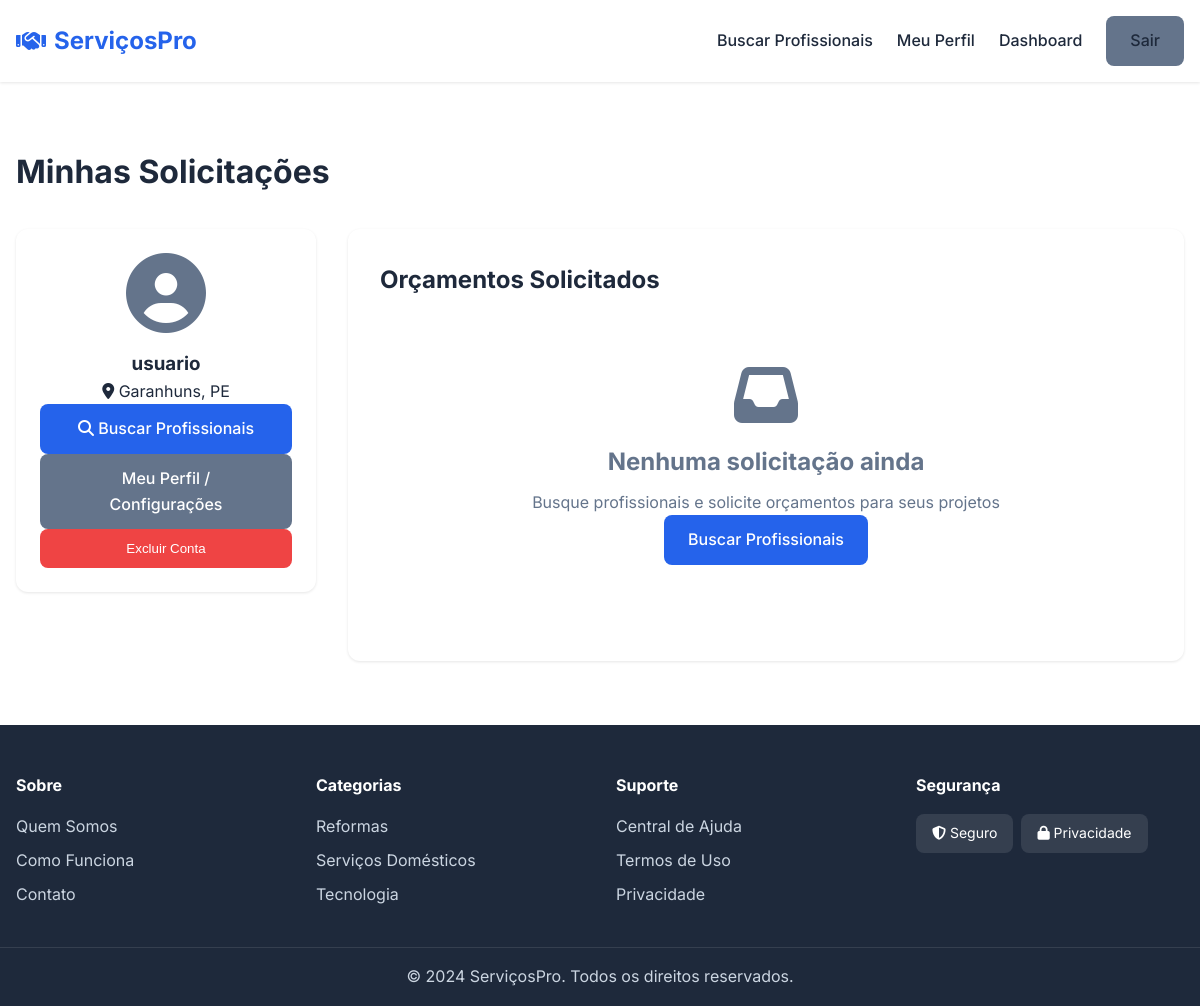
The page /dashboard (signed in) on the database as committed earlier.
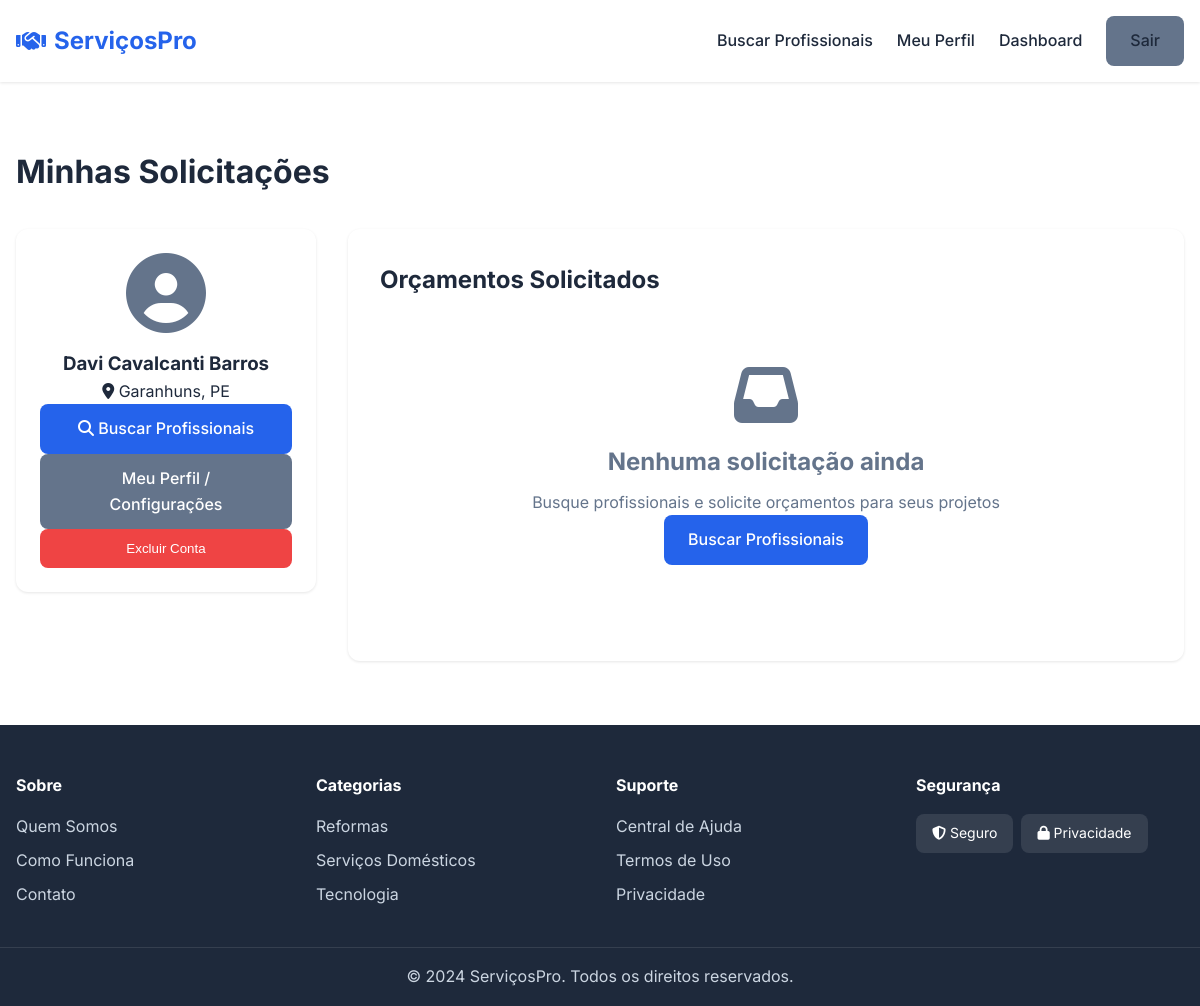
The same page on the database as committed later.
### models.py (models this page shows, shortened)
class User(db.Model, UserMixin):
    __tablename__ = 'users'
    id = db.Column(db.Integer, primary_key=True)
    name = db.Column(db.String(120), nullable=False)
    cpf = db.Column(db.String(14), unique=True, nullable=False)
    email = db.Column(db.String(120), unique=True, nullable=False)
    phone = db.Column(db.String(20))
    password_hash = db.Column(db.String(255), nullable=False)
    user_type = db.Column(db.String(20), default='client')  # client / professional
    cep = db.Column(db.String(9))
    address = db.Column(db.String(200))
    neighborhood = db.Column(db.String(120))
    city = db.Column(db.String(120))
    state = db.Column(db.String(2))
    created_at = db.Column(db.DateTime, default=datetime.utcnow)
    professional_profile = db.relationship(
        "Professional",
        backref="user",
        uselist=False,
        cascade="all, delete-orphan"
    )
    client_requests = db.relationship(
        "ServiceRequest",
        backref="client",
        foreign_keys="ServiceRequest.client_id",
        cascade="all, delete-orphan"
    )
    reviews_given = db.relationship(
        "Review",
        backref="client",
        foreign_keys="Review.client_id",
        cascade="all, delete-orphan"
    )

### app.py (the view)
@app.route('/dashboard')
@login_required
def dashboard():
    if getattr(current_user, 'user_type', None) == 'professional':
        prof = Professional.query.filter_by(user_id=current_user.id).first()
        if not prof:
            return redirect(url_for('complete_professional_profile'))
        requests_list = ServiceRequest.query.filter_by(professional_id=prof.id).order_by(ServiceRequest.created_at.desc()).all()
        return render_template('dashboard_professional.html', professional=prof, requests=requests_list)
    else:
        requests_list = ServiceRequest.query.filter_by(client_id=current_user.id).order_by(ServiceRequest.created_at.desc()).all()
        return render_template('dashboard_client.html', requests=requests_list)

### app.py (called while the page is built)
@login_manager.user_loader
def load_user(user_id):
    try:
        return User.query.get(int(user_id))
    except Exception:
        return None

### templates/dashboard_client.html (shortened to what the changed rows need)
{% extends "base.html" %}
{% block content %}
<section class="section">
    <div class="container">
        <h1 class="page-title">Minhas Solicitações</h1>
        <div class="dashboard-layout">
            <div class="dashboard-sidebar">
                <div class="profile-summary">
                    <div class="prof-photo">
                        <i class="fas fa-user-circle"></i>
                    </div>
                    <h3>{{ current_user.name }}</h3>
                    <p><i class="fas fa-map-marker-alt"></i> {{ current_user.city }}, {{ current_user.state }}</p>
                    <a href="{{ url_for('search') }}" class="btn-primary btn-block">
                        <i class="fas fa-search"></i> Buscar Profissionais
                    </a>
                    <a href="{{ url_for('perfil') }}" class="btn-secondary btn-block">
                        Meu Perfil / Configurações
                    </a>
                    <form method="POST" action="{{ url_for('excluir_proprio_usuario') }}"
                        onsubmit="return confirm('Tem certeza que deseja excluir sua conta? Esta ação é irreversível.')">
                        <button type="submit" class="btn-danger btn-block mt-2">
                        </button>
                    </form>
                </div>
            </div>
            <div class="dashboard-main">
                <h2>Orçamentos Solicitados</h2>
            </div>
        </div>
    </div>
</section>
{% endblock %}

Rows that differ between the two databases and show on the page:
changed User "Garanhuns": name "usuario" → "Davi Cavalcanti Barros"
